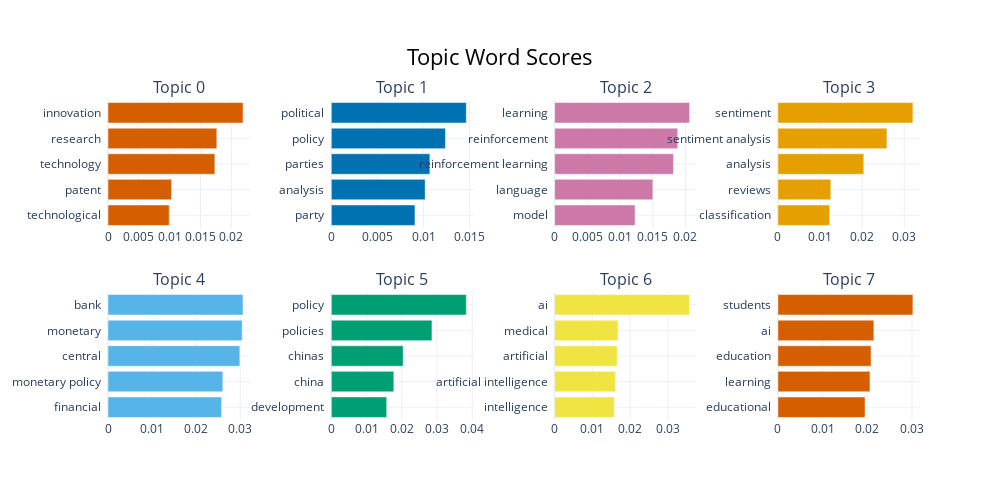

Source (notebook cell):
### Code cell
# Visualize barchart
topic_model.visualize_barchart()

### Figure 1 — Plotly figure (JSON) as saved in the notebook; plotly's stock layout.template omitted (floating-point values rounded to 4 significant figures)
{"data": [{"marker": {"color": "#D55E00"}, "orientation": "h", "type": "bar", "x": [0.009932, 0.01031, 0.01733, 0.01765, 0.0219], "xaxis": "x", "y": ["technological  ", "patent  ", "technology  ", "research  ", "innovation  "], "yaxis": "y"}, {"marker": {"color": "#0072B2"}, "orientation": "h", "type": "bar", "x": [0.009072, 0.01018, 0.01069, 0.01238, 0.01464], "xaxis": "x2", "y": ["party  ", "analysis  ", "parties  ", "policy  ", "political  "], "yaxis": "y2"}, {"marker": {"color": "#CC79A7"}, "orientation": "h", "type": "bar", "x": [0.0123, 0.01502, 0.01817, 0.01881, 0.02063], "xaxis": "x3", "y": ["model  ", "language  ", "reinforcement learning  ", "reinforcement  ", "learning  "], "yaxis": "y3"}, {"marker": {"color": "#E69F00"}, "orientation": "h", "type": "bar", "x": [0.01229, 0.01255, 0.02039, 0.02588, 0.03204], "xaxis": "x4", "y": ["classification  ", "reviews  ", "analysis  ", "sentiment analysis  ", "sentiment  "], "yaxis": "y4"}, {"marker": {"color": "#56B4E9"}, "orientation": "h", "type": "bar", "x": [0.02577, 0.02606, 0.02991, 0.03044, 0.03062], "xaxis": "x5", "y": ["financial  ", "monetary policy  ", "central  ", "monetary  ", "bank  "], "yaxis": "y5"}, {"marker": {"color": "#009E73"}, "orientation": "h", "type": "bar", "x": [0.01573, 0.01774, 0.0204, 0.02857, 0.03831], "xaxis": "x6", "y": ["development  ", "china  ", "chinas  ", "policies  ", "policy  "], "yaxis": "y6"}, {"marker": {"color": "#F0E442"}, "orientation": "h", "type": "bar", "x": [0.0158, 0.01609, 0.01655, 0.01679, 0.03569], "xaxis": "x7", "y": ["intelligence  ", "artificial intelligence  ", "artificial  ", "medical  ", "ai  "], "yaxis": "y7"}, {"marker": {"color": "#D55E00"}, "orientation": "h", "type": "bar", "x": [0.01949, 0.02059, 0.02083, 0.02146, 0.03019], "xaxis": "x8", "y": ["educational  ", "learning  ", "education  ", "ai  ", "students  "], "yaxis": "y8"}], "layout": {"annotations": [{"font": {"size": 16}, "showarrow": false, "text": "Topic 0", "x": 0.0875, "xanchor": "center", "xref": "paper", "y": 1, "yanchor": "bottom", "yref": "paper"}, {"font": {"size": 16}, "showarrow": false, "text": "Topic 1", "x": 0.3625, "xanchor": "center", "xref": "paper", "y": 1, "yanchor": "bottom", "yref": "paper"}, {"font": {"size": 16}, "showarrow": false, "text": "Topic 2", "x": 0.6375, "xanchor": "center", "xref": "paper", "y": 1, "yanchor": "bottom", "yref": "paper"}, {"font": {"size": 16}, "showarrow": false, "text": "Topic 3", "x": 0.9125, "xanchor": "center", "xref": "paper", "y": 1, "yanchor": "bottom", "yref": "paper"}, {"font": {"size": 16}, "showarrow": false, "text": "Topic 4", "x": 0.0875, "xanchor": "center", "xref": "paper", "y": 0.4, "yanchor": "bottom", "yref": "paper"}, {"font": {"size": 16}, "showarrow": false, "text": "Topic 5", "x": 0.3625, "xanchor": "center", "xref": "paper", "y": 0.4, "yanchor": "bottom", "yref": "paper"}, {"font": {"size": 16}, "showarrow": false, "text": "Topic 6", "x": 0.6375, "xanchor": "center", "xref": "paper", "y": 0.4, "yanchor": "bottom", "yref": "paper"}, {"font": {"size": 16}, "showarrow": false, "text": "Topic 7", "x": 0.9125, "xanchor": "center", "xref": "paper", "y": 0.4, "yanchor": "bottom", "yref": "paper"}], "height": 500, "hoverlabel": {"bgcolor": "white", "font": {"family": "Rockwell", "size": 16}}, "showlegend": false, "title": {"font": {"color": "Black", "size": 22}, "text": "Topic Word Scores", "x": 0.5, "xanchor": "center", "yanchor": "top"}, "width": 1000, "xaxis": {"anchor": "y", "domain": [0, 0.175], "showgrid": true}, "xaxis2": {"anchor": "y2", "domain": [0.275, 0.45], "showgrid": true}, "xaxis3": {"anchor": "y3", "domain": [0.55, 0.725], "showgrid": true}, "xaxis4": {"anchor": "y4", "domain": [0.825, 1], "showgrid": true}, "xaxis5": {"anchor": "y5", "domain": [0, 0.175], "showgrid": true}, "xaxis6": {"anchor": "y6", "domain": [0.275, 0.45], "showgrid": true}, "xaxis7": {"anchor": "y7", "domain": [0.55, 0.725], "showgrid": true}, "xaxis8": {"anchor": "y8", "domain": [0.825, 1], "showgrid": true}, "yaxis": {"anchor": "x", "domain": [0.6, 1], "showgrid": true}, "yaxis2": {"anchor": "x2", "domain": [0.6, 1], "showgrid": true}, "yaxis3": {"anchor": "x3", "domain": [0.6, 1], "showgrid": true}, "yaxis4": {"anchor": "x4", "domain": [0.6, 1], "showgrid": true}, "yaxis5": {"anchor": "x5", "domain": [0, 0.4], "showgrid": true}, "yaxis6": {"anchor": "x6", "domain": [0, 0.4], "showgrid": true}, "yaxis7": {"anchor": "x7", "domain": [0, 0.4], "showgrid": true}, "yaxis8": {"anchor": "x8", "domain": [0, 0.4], "showgrid": true}}}
